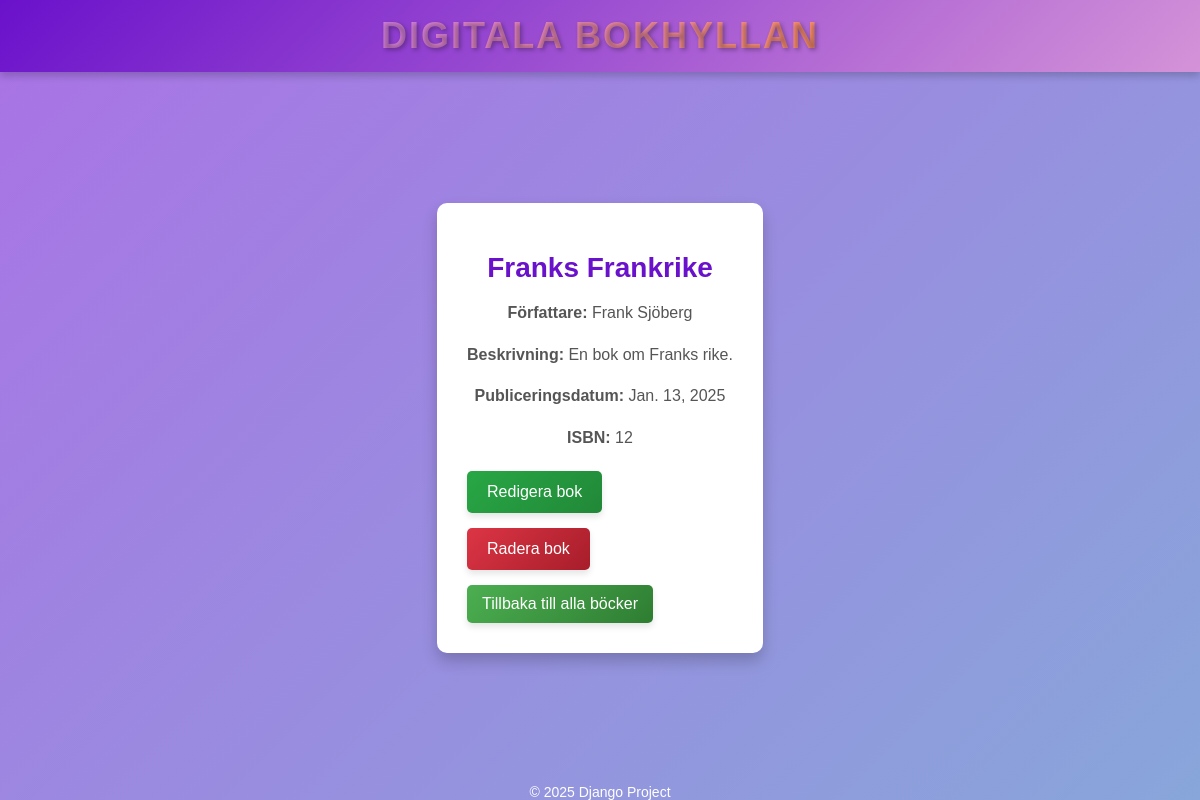
The app's page /books/5/ with its own data.
### books/models.py (models this page shows, shortened)
class Book(models.Model):
    title = models.CharField(max_length=200)
    author = models.CharField(max_length=100)
    description = models.TextField(blank=True, null=True)
    published_date = models.DateField()
    isbn = models.CharField(max_length=13, unique=True)
    created_at = models.DateTimeField(auto_now_add=True)
    updated_at = models.DateTimeField(auto_now=True)

### books/views.py (the view)
# urls.py: path('books/<int:pk>/', book_detail, name='book-detail'),  # Visa detaljer om en bok
def book_detail(request, pk):
    book = get_object_or_404(Book, pk=pk)  # Hämta boken eller visa 404
    return render(request, 'books/book_detail.html', {'book': book})

### books/templates/books/book_detail.html (shortened to what this page needs)
{% extends 'books/base.html' %}
{% block content %}
<div class="container book-detail-container">
    <h1 class="main-title">{{ book.title }}</h1>
    <div class="description">
        <p><strong>Författare:</strong> {{ book.author }}</p>
        <p><strong>Beskrivning:</strong> {{ book.description }}</p>
        <p><strong>Publiceringsdatum:</strong> {{ book.published_date }}</p>
        <p><strong>ISBN:</strong> {{ book.isbn }}</p>
    </div>
    <div class="button-group">
        <a href="{% url 'edit-book' pk=book.id %}" class="btn edit-btn">Redigera bok</a>
        <form action="{% url 'delete-book' pk=book.id %}" method="post" style="display: inline;">
            <button type="submit" class="btn delete-btn" onclick="return confirm('Är du säker på att du vill radera denna bok?')">Radera bok</button>
        </form>
        <a href="{% url 'book-list' %}" class="btn home-btn">Tillbaka till alla böcker</a>
    </div>
</div>
{% endblock %}

### books/static/books/styles.css (style rules this page uses)
body { font-family: Arial, sans-serif; background: linear-gradient(135deg, #aa72e5, #88a6da); color: #333; margin: 0; display: flex; flex-direction: column; min-height: 100vh; }
.main-title { color: #6a11cb; font-size: 32px; text-align: center; margin-bottom: 15px; }
.description { font-size: 18px; text-align: center; color: #555; margin-bottom: 20px; }
.btn { display: inline-block; padding: 10px 20px; font-size: 16px; text-align: center; text-decoration: none; color: white; background: linear-gradient(135deg, #6a11cb, #2575fc); border-radius: 5px; cursor: pointer; transition: background 0.3s ease; }
.btn { display: inline-block; padding: 10px 15px; font-size: 14px; text-align: center; text-decoration: none; color: white; background: linear-gradient(135deg, #6a11cb, #2575fc); border-radius: 5px; cursor: pointer; transition: background 0.3s ease; border: none; }
.edit-btn { background: linear-gradient(135deg, #28a745, #218838); }
.delete-btn { background: linear-gradient(135deg, #dc3545, #a71d2a); }
.main-title { color: #6a11cb; font-size: 28px; text-align: center; margin-bottom: 15px; }
.btn { display: inline-block; padding: 12px 20px; font-size: 16px; color: #fff; text-align: center; text-decoration: none; border-radius: 5px; cursor: pointer; transition: background 0.3s ease, box-shadow 0.3s ease; box-shadow: 0 4px 6px rgba(0, 0, 0, 0.1); }
.home-btn { background: linear-gradient(135deg, #6a11cb, #2575fc); }
.main-title { font-size: 28px; color: #6a11cb; text-align: center; margin-bottom: 15px; }
.description { font-size: 18px; color: #555; text-align: center; margin-bottom: 20px; }
.button-group { display: flex; justify-content: space-between; gap: 10px; }
.book-detail-container { max-width: 600px; margin: 40px auto; padding: 30px; background: #ffffff; border-radius: 10px; box-shadow: 0 8px 15px rgba(0, 0, 0, 0.2); }
.book-detail-container p { font-size: 16px; color: #555; line-height: 1.6; margin-bottom: 15px; }
.button-group { display: flex; flex-direction: column; gap: 15px; margin-top: 20px; align-items: flex-start; }
.home-btn { display: inline-block; padding: 10px 15px; font-size: 16px; text-align: center; color: white; text-decoration: none; background: linear-gradient(135deg, #4caf50, #2e7d32); border-radius: 5px; transition: background 0.3s ease, box-shadow 0.3s ease; box-shadow: 0 4px 6px rgba(0, 0, 0, 0.1); }

### records on screen
Book: title "Franks Frankrike", author "Frank Sjöberg", description "En bok om Franks rike.", published_date "Jan. 13, 2025", isbn "12"
